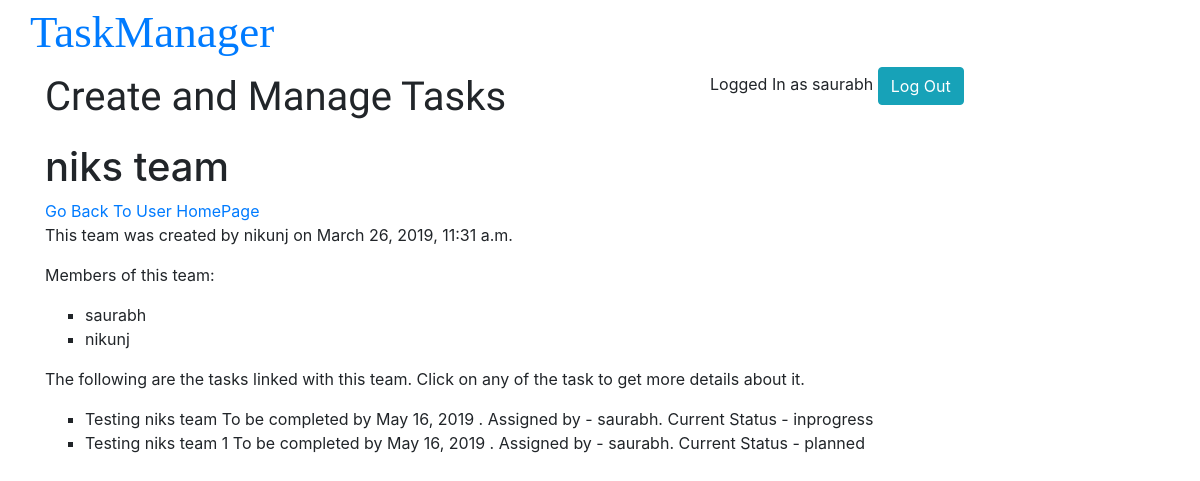
The page /users/teamdisplay/11/ (signed in) on the database its author committed.
### users/models.py (models this page shows, shortened)
class Team(models.Model):
    name = models.CharField(max_length=100)
    users = models.ManyToManyField(User)
    created_by = models.CharField(max_length=100)
    created_on = models.DateTimeField(auto_now_add=True)

### tasks/models.py (models this page shows, shortened)
class Task(models.Model):
    team = models.ForeignKey(Team,on_delete=models.CASCADE, null=True, blank=True)
    title = models.CharField(max_length=100)
    description = models.TextField()
    assignee = models.ManyToManyField(User)
    status = models.CharField(max_length=15,choices=STATUS, default='Planned')
    deadline = models.DateField(blank=True, null=True)
    created_by = models.CharField(max_length=100)
    created_on = models.DateTimeField(auto_now_add=True)

### users/views.py (the view)
# urls.py: url(r'^teamdisplay/(?P<id>[\w-]+)/$', views.team_display, name="team-disp"),
@login_required(login_url="/")
def team_display(request,id):
    team = Team.objects.get(pk=id)
    users = team.users.all()
    print(users)
    tasks = team.task_set.all()
    context = {
        'user': request.user,
        'team': team,
        'users': users,
        'tasks': tasks
    }
    return render(request, 'users/team_display.html', context)

### users/templates/users/team_display.html (shortened to what this page needs)
{% extends 'base.html' %}
{% load staticfiles %}
{% block one %}
    <h1 id="detailhead">{{ team.name }}</h1>
    <a href="{% url 'users:userpage' %}">Go Back To User HomePage</a>
    {% ifequal team.created_by user.username %}
        <p>This team was created by you on {{ team.created_on }}</p>
    {% else %}
        <p>This team was created by {{ team.created_by }} on {{ team.created_on }}</p>
    {% endifequal %}
    <div>
        <p>Members of this team:</p>
        <ul>
        {% for user in users %}
            <li>{{ user.username }}</li>
        {% endfor %}
        </ul>
    </div>
    <div>
        {% if tasks %}
            <p>The following are the tasks linked with this team. Click on any of the task to get more details about it.</p>
            <ul>
            {% for task in tasks %}
                <li>{{ task.title }}
                    {% if task.deadline %} To be completed by {{ task.deadline }} {% endif %}.
                    Assigned by - {{ task.created_by }}.
                    Current Status - {{ task.status }}
                </li>
            {% endfor %}
            </ul>
        {% else %}
            <p>There are no tasks associated with this team.</p>
        {% endif %}
    </div>
{% endblock %}

### global_templates/base.html (shortened to what this page needs)
{% load staticfiles %}
<!DOCTYPE html>
<html>
    <head>
        <meta-charset="utf-8">
        <link rel="stylesheet" type="text/css" href="{% static 'styles.css' %}">
        <link rel="stylesheet" href="https://maxcdn.bootstrapcdn.com/bootstrap/4.1.0/css/bootstrap.min.css">
    </head>
    <body>
        <div class="container">
        <header>
            {% if user.is_authenticated %}
            <div class="row">
                <h1 class="title"><a href="{% url 'users:userpage' %}">TaskManager</a></h1>
            </div>
            <div class="row">
            <div class="col-md-7">
                <p class="line">Create and Manage Tasks</p>
            </div>
            <nav class="navi col-md-5">
                <span>Logged In as {{ user.username }}</span>
                <a href="{% url 'users:logout' %}"><input type="submit" class="btn btn-info" value="Log Out"></a>
            </nav>
            </div>
            {% endif %}
        </header>
        <div class="wrap">
            {% block one %}
            {% endblock %}
        </div>
        </div>
    </body>
</html>

### global_assets/styles.css (style rules this page uses)
.title { margin-top: 5px; font-family: 'Arvo', serif; font-size: 45px; }
.line { font-family: 'Tangerine', cursive; font-size: 40px; }
li { list-style-type: square; }

### rows shown on the page
Team: name "niks team", created_by "nikunj", created_on "March 26, 2019, 11:31 a.m."
Task: title "Testing niks team", deadline "May 16, 2019", created_by "saurabh", status "inprogress"
Task: title "Testing niks team 1", deadline "May 16, 2019", created_by "saurabh", status "planned"

### other values the page prints
{{ user.username }} "saurabh"
{{ user.username }} "nikunj"
